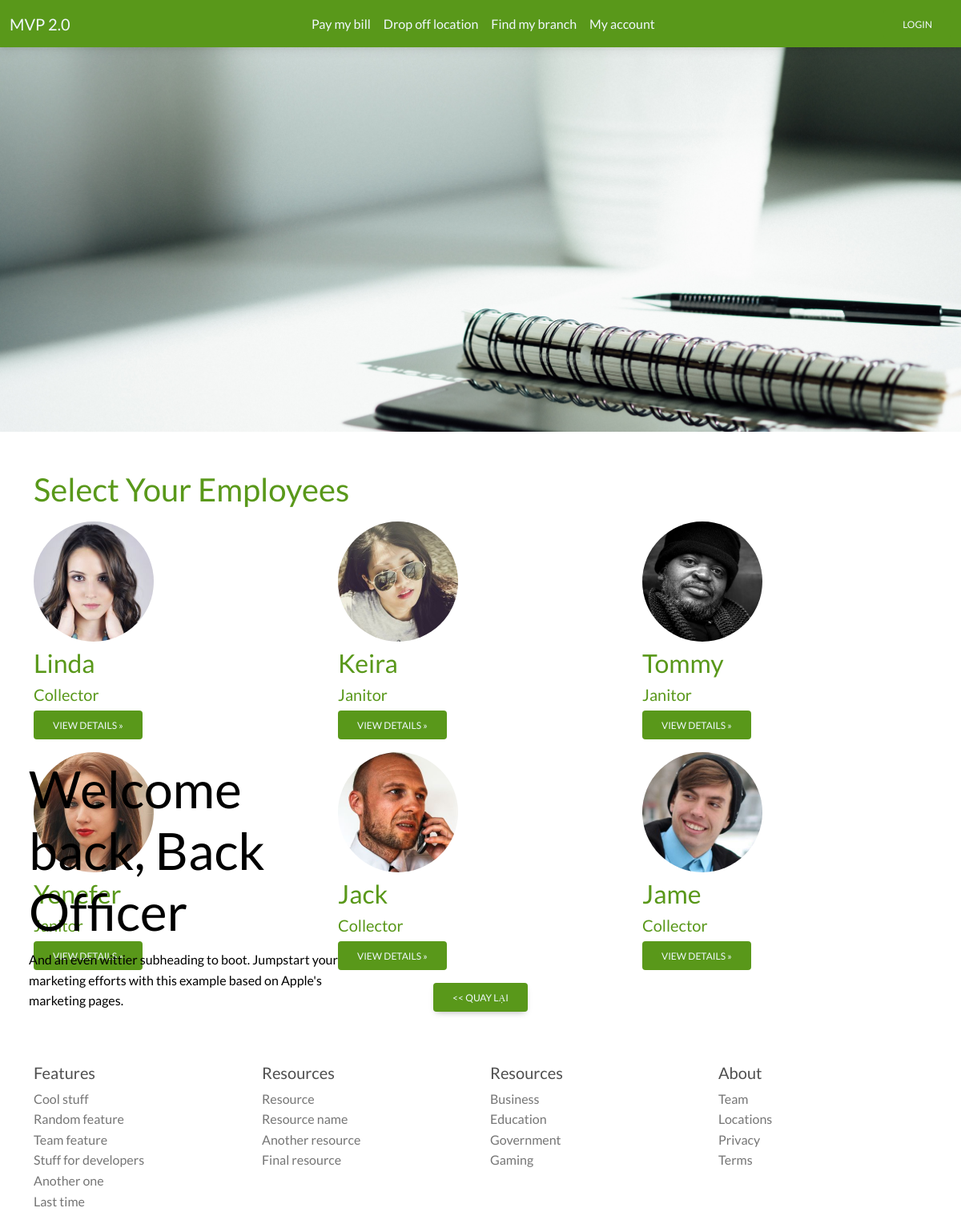
The page /select_col.php on the database its author committed.
### tables this page shows
CREATE TABLE `employee` (
  `employee_id` varchar(255) NOT NULL,
  `employee_name` varchar(255) NOT NULL,
  `password` varchar(255) NOT NULL,
  `position` varchar(255) NOT NULL,
  `email` varchar(255) NOT NULL,
  `phone` varchar(255) NOT NULL,
  `state` varchar(255) NOT NULL,
  `country` varchar(255) NOT NULL,
  `street` varchar(255) NOT NULL,
  `employee_image` varchar(255) DEFAULT NULL
);

### select_col.php (the view, shortened to what this page needs)
<?php include "header.php" ?>
</head>
    <body id ="main">
    <?php include("navigation.php") ?>
    <div id ="intro" class="p-3 bg-light">
        <div class="container">
            <div class="headerwall col-4" >
                <h1 class="display-3 ">Welcome back, Back Officer </h1>
                <p class="fw-light">And an even wittier subheading to boot. Jumpstart your marketing efforts with this example based on Apple's marketing pages.</p>
            </div>
        </div>
    </div>
        <div class="container select_collector" >
            <div class="row mt-5" >
                <h1 class = "mb-3">Select Your Employees</h1>
                <?php
                  include "connection.php";
                  $display_query = "SELECT * FROM employee";
                  $results = mysqli_query($con,$display_query);
                  while($row = mysqli_fetch_assoc($results)){ ?>
                  <div class="col-lg-4" >
                  <img src="<?php echo $row['employee_image'];?>" class="rounded-circle" style="width: 150px;"alt="Avatar" />
                  <h2 class = "mt-2"><?php echo $row['employee_name'];?></h2>
                  <h5 class = "mt-2"><?php echo $row['position'];?></h5>
                  <p><a href = "collector_view.php?id=<?php echo $row['employee_id'];?>" class="btn btn-secondary">View details »</a></p>
                  </div>
               <?php
                }
                ?>
            </div>
            <div class="row">
              <div class="d-flex justify-content-center mb-2 ">
                <a href = './backoff.php' role="button" class="btn "><< Quay lại</a>
              </div>
            </div>
        </div>
    <?php include "footer.php"; ?>
    </body>
</html>

### css/mystyle.css (style rules this page uses)
#main { font-family: 'Lato'; }
.btn { background-color: #59981A; }
div { display: block; }
#intro { background-image: url("http://localhost/img/officer_wall.jpg") ; height: 60vh; background-position: 30% 60%; background-size: cover; }
.headerwall { color: black; position: absolute; bottom: 250px; left: 3%; z-index: 10; text-align: left; }
.select_collector { color: #59981A; }
.select_collector a { color: aliceblue; background-color: #59981A; }

### rows shown on the page
employee: employee_image (picture), employee_name "Linda", position "Collector"
employee: employee_image (picture), employee_name "Keira", position "Janitor"
employee: employee_image (picture), employee_name "Tommy", position "Janitor"
employee: employee_image (picture), employee_name "Yenefer", position "Janitor"
employee: employee_image (picture), employee_name "Jack", position "Collector"
employee: employee_image (picture), employee_name "Jame", position "Collector"
